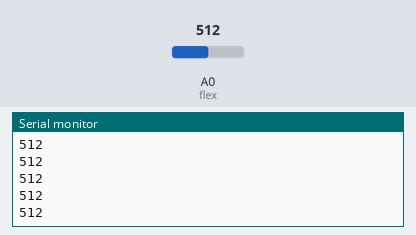
This sketch was run on a simulated Arduino Uno, built with avr-gcc and run on an emulated ATmega328P. On the bench: the last lines printed to the serial monitor. Inputs (shaded band) come from the test bench; at power-on: A0 (flex) = 512.

Above: at 1.2 s.
1.3 s: A0 (flex) set to 716
At 1.31 s:
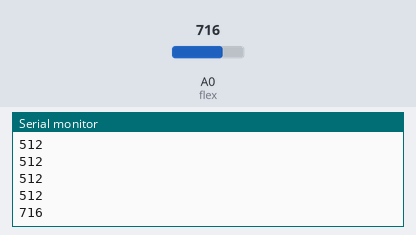
2.8 s: A0 (flex) set to 900
At 2.81 s:
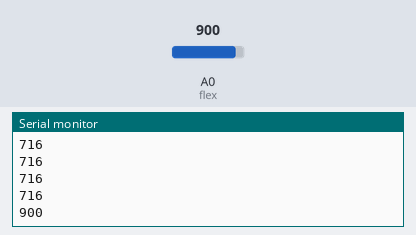
Timing chart, 0 to 5.8 s (numbered marks = the images above; inputs shaded):
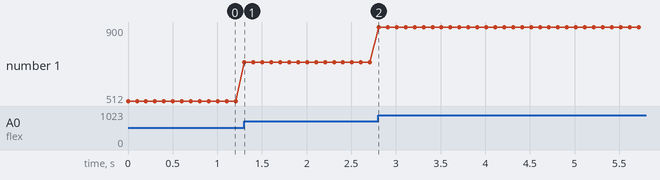

Measured:
- after the input at 1.3 s, the serial monitor: prints a new line at once (image 1)
- after the input at 2.8 s, the serial monitor: prints a new line at once (image 2)
- plotted number 1: 512 → 716 after the input at 1.3 s, 716 → 900 after the input at 2.8 s

The sketch:

FLEX_SENSOR_READ.ino
```cpp
int flex = A0;


void setup() {
  // put your setup code here, to run once:
Serial.begin(9600);
pinMode(flex,INPUT);

}

void loop() {
  // put your main code here, to run repeatedly

Serial.print(analogRead(flex));

Serial.print("\n");
delay(100);
}
```
